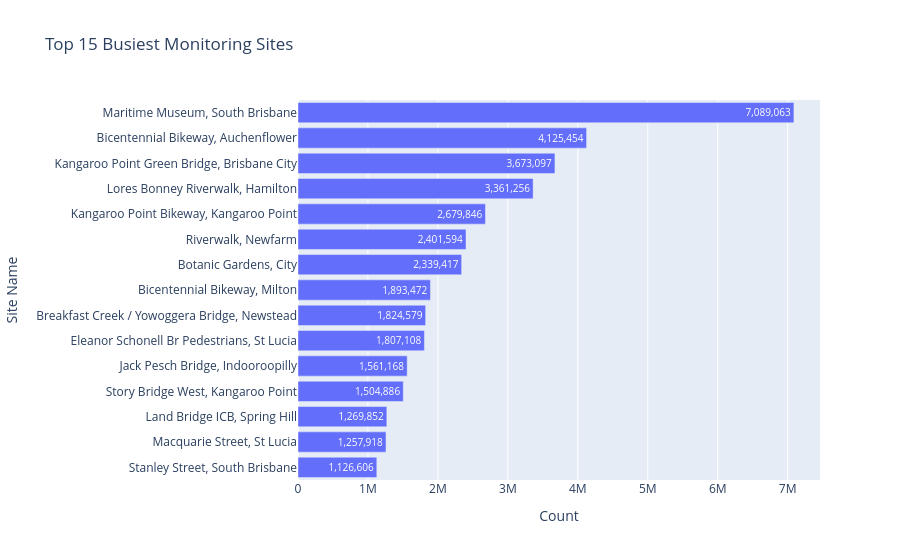

This figure's notebook cell:
### Code cell
fig = px.bar(
    top_sites,
    x="Count",
    y="Site Name",
    orientation="h",
    text="Count",
    title="Top 15 Busiest Monitoring Sites"
)

fig.update_layout(yaxis=dict(categoryorder="total ascending"))

fig.update_traces(texttemplate="%{text:,.0f}")

fig.show()

### Figure 1 — Plotly figure (JSON) as saved in the notebook; plotly's stock layout.template omitted (floating-point values rounded to 4 significant figures)
{"data": [{"hovertemplate": "Count=%{text}<br>Site Name=%{y}<extra></extra>", "legendgroup": "", "marker": {"color": "#636efa", "pattern": {"shape": ""}}, "name": "", "orientation": "h", "showlegend": false, "text": [7089000.0, 4125000.0, 3673000.0, 3361000.0, 2680000.0, 2402000.0, 2339000.0, 1893000.0, 1825000.0, 1807000.0, 1561000.0, 1505000.0, 1270000.0, 1258000.0, 1127000.0], "textposition": "auto", "texttemplate": "%{text:,.0f}", "type": "bar", "x": [7089000.0, 4125000.0, 3673000.0, 3361000.0, 2680000.0, 2402000.0, 2339000.0, 1893000.0, 1825000.0, 1807000.0, 1561000.0, 1505000.0, 1270000.0, 1258000.0, 1127000.0], "xaxis": "x", "y": ["Maritime Museum, South Brisbane", "Bicentennial Bikeway, Auchenflower", "Kangaroo Point Green Bridge, Brisbane City", "Lores Bonney Riverwalk, Hamilton", "Kangaroo Point Bikeway, Kangaroo Point", "Riverwalk, Newfarm", "Botanic Gardens, City", "Bicentennial Bikeway, Milton", "Breakfast Creek / Yowoggera Bridge, Newstead", "Eleanor Schonell Br Pedestrians, St Lucia", "Jack Pesch Bridge, Indooroopilly", "Story Bridge West, Kangaroo Point", "Land Bridge ICB, Spring Hill", "Macquarie Street, St Lucia", "Stanley Street, South Brisbane"], "yaxis": "y"}], "layout": {"barmode": "relative", "legend": {"tracegroupgap": 0}, "title": {"text": "Top 15 Busiest Monitoring Sites"}, "xaxis": {"anchor": "y", "domain": [0, 1], "title": {"text": "Count"}}, "yaxis": {"anchor": "x", "categoryorder": "total ascending", "domain": [0, 1], "title": {"text": "Site Name"}}}}
